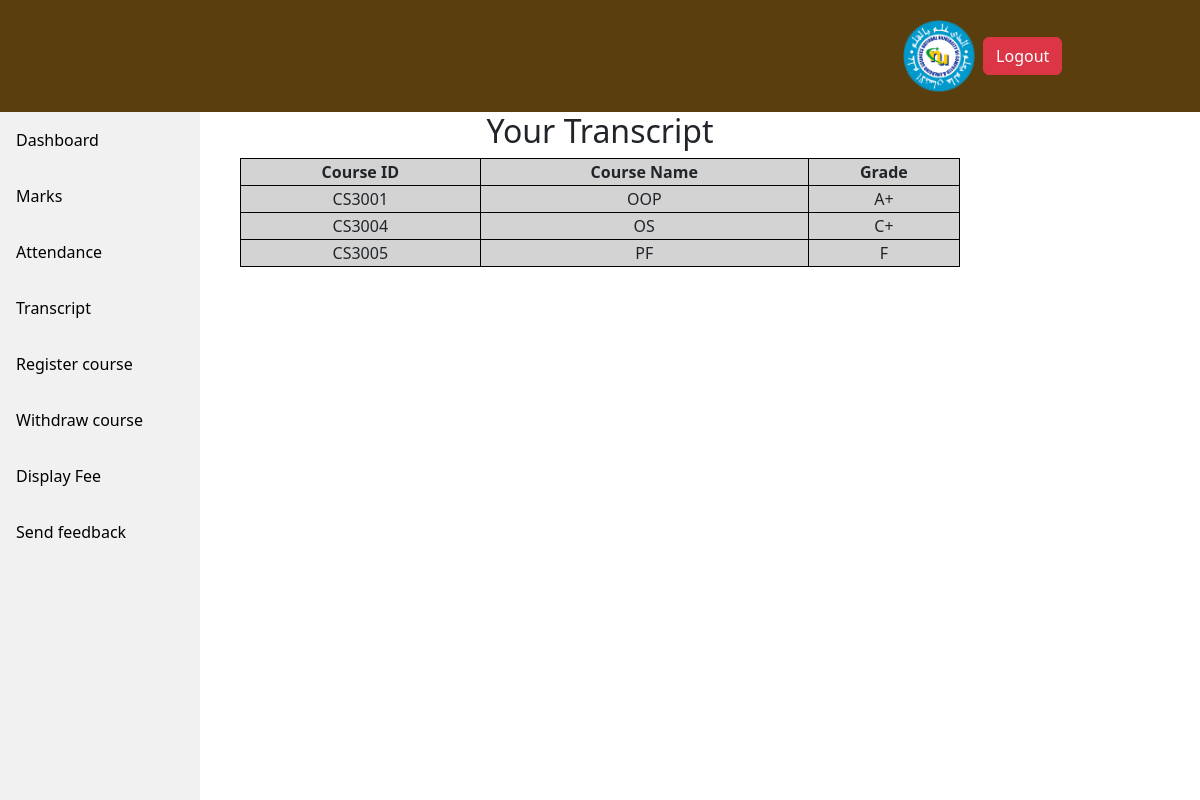
The app's page /student/transcript.php (signed in) with its own data.
### tables this page shows
CREATE TABLE `marks` (
  `roll_no` varchar(10) NOT NULL,
  `course_id` varchar(6) NOT NULL,
  `obtained_marks` int(2) NOT NULL,
  `total_marks` int(2) NOT NULL
);

CREATE TABLE `courses` (
  `course_id` varchar(6) NOT NULL,
  `course_name` text NOT NULL
);

### student/transcript.php (the view, shortened to what this page needs)
<?php
    $server = "localhost";
    $username = "root";
    $password = "";
    $con = mysqli_connect($server, $username, $password);
    $roll_no = $_SESSION['LoginStudent'];
    $sql2 = "select * from eims.marks where roll_no = '$roll_no';";
    $run1=mysqli_query($con,$sql2);
?>
<!DOCTYPE html>
<html lang="en">
<head>
    <link href="https://cdn.jsdelivr.net/npm/bootstrap@5.2.3/dist/css/bootstrap.min.css" rel="stylesheet">
    <link rel="stylesheet" href="student.css">
</head>
<body>
<nav class="main-nav">
<div class="nav text-center">
        <div class="g-col-6 g-col-md-4">
        <li><a href="student.php"><img src="logo.png"></a></li>
                <li><a href="../login/logout.php"> <button type="button" class="btn btn-danger">Logout</button></a></li>
        </nav>
<div class="sidebar">
        <a href="student.php">Dashboard</a>
        <a href="display marks.php">Marks</a>
        <a href="disp_s_attendance.php">Attendance</a>
         <a href="transcript.php">Transcript</a>
         <a href="register course.php">Register course</a>
         <a href="withdraw course.php">Withdraw course</a>
         <a href="display fee.php">Display Fee</a>
         <a href="coursefeedback.php">Send feedback</a>
      </div>
    <div class="grid text-center">
    <div class="g-col-6 g-col-md-4">
    <h2>Your Transcript</h2>
    <table class="center">
        <tr>
          <th>Course ID</th>
          <th>Course Name</th>
          <th>Grade</th>
        </tr>
        <?php
			while($row1=mysqli_fetch_array($run1))
            {
                $var = $row1['course_id'];
                $sql = "select course_name from eims.courses where course_id = '$var';";
                $run=mysqli_query($con,$sql);
                $row=mysqli_fetch_array($run);
                echo "<tr>";
                echo "<td>".$row1['course_id']."</td>";
                echo "<td>".$row['course_name']."</td>";
                if($row1['obtained_marks']>=86)
                {
                    echo "<td>A+</td>";
                }
                elseif($row1['obtained_marks']>=82)
                {
                    echo "<td>A-</td>";
                }
                elseif($row1['obtained_marks']>=78)
                {
                    echo "<td>B+</td>";
                }
                elseif($row1['obtained_marks']>=74)
                {
                    echo "<td>B</td>";
                }
                elseif($row1['obtained_marks']>=70)
                {
                    echo "<td>B-</td>";
                }
                elseif($row1['obtained_marks']>=66)
                {
                    echo "<td>C+</td>";
                }
                elseif($row1['obtained_marks']>=62)
                {
                    echo "<td>C</td>";
                }
                elseif($row1['obtained_marks']>=58)
                {
                    echo "<td>C-</td>";
                }
                elseif($row1['obtained_marks']>=54)
                {
                    echo "<td>D+</td>";
                }
                elseif($row1['obtained_marks']>=50)
                {
                    echo "<td>D</td>";
                }
                else
                {
                    echo "<td>F</td>";
                }
				echo "</tr>";
			}
		?>
      </table>
        </div>
        </div>
</body>
</html>

### student/student.css (style rules this page uses)
.sidebar { margin: 0; padding: 0; width: 200px; background-color: #f1f1f1; position: fixed; display: inline block; height: 100%; overflow: auto; }
.sidebar a { display: block; color: black; padding: 16px; text-decoration: none; }
table, th, td { border: 1px solid black; }
nav { position: sticky; background-color: #03473e; padding: 20px; top: 0px; text-align: center; }
nav li { width: 20%; display: inline-block; font-size: 24px; text-align: center; }
nav li a { text-decoration: none; color: #4b4b4b; }

### student/transcript.php (style rules this page uses)
.sidebar a { display: block; color: black; padding: 16px; text-decoration: none; }
.center { margin-left: auto; margin-right: auto; padding: 10px; background-color: lightgray ; width: 60%; }
nav li { width: 20%; display: inline-block; font-size: 24px; text-align: center; }
nav li a { text-decoration: none; color: #4b4b4b; }
nav { position: sticky; padding: 20px; background-color: rgb(90, 62, 14); }
img { max-width: 90%; }
.main-nav { display: flex; justify-content:right; }

### records on screen
marks: course "CS3001", course.course_name "OOP", obtained_marks "A+"
marks: course "CS3004", course.course_name "OS", obtained_marks "C+"
marks: course "CS3005", course.course_name "PF", obtained_marks "F"
